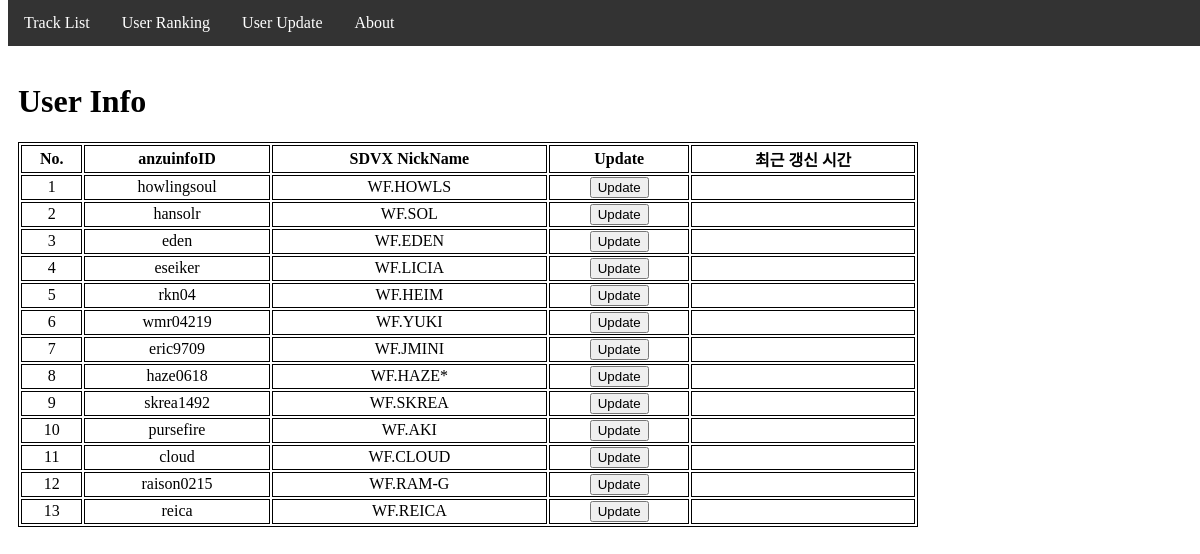
Page /UserInfoUpdate on the earlier database version.
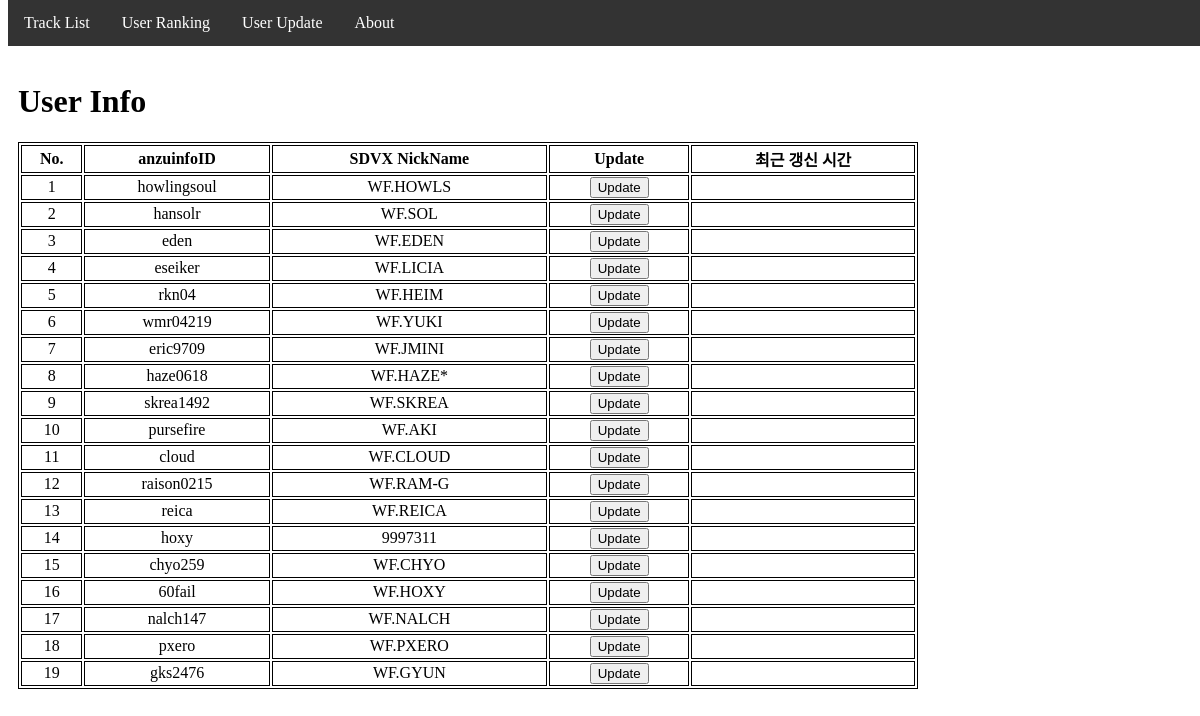
Same page on the later database version.
### tables this page shows
CREATE TABLE "UserInfo" (
	"UserNumber"	INTEGER NOT NULL,
	"UserID"	TEXT NOT NULL,
	"UserName"	TEXT, PUCCount INTEGER, FirstRankCount INTEGER, PUCEXHupperCount INTEGER,
	PRIMARY KEY("UserNumber")
);

### run.py (the view)
@app.route('/UserInfoUpdate')
def UserInfoUpdate():
    conn = sqlite3.connect("SDVXRanking.db")
    cur = conn.cursor()
    sql = "select * from UserInfo;"
    cur.execute(sql)
    UserList = cur.fetchall()
    conn.close()
    return render_template('UserInfoUpdate.html', UserList=UserList)

### templates/UserInfoUpdate.html (shortened to what this page needs)
{% extends 'layout.html' %}
{% block content %}
<div>
      <h1 style="margin-left:10px;">User Info</h1>
      <div class="RankingTable">
        <table>
          <th>No.</th>
          <th>anzuinfoID</th>
          <th>SDVX NickName</th>
          <th>Update</th>
          <th>최근 갱신 시간</th>
          {% for user in UserList %}
          <tr>
              {% for elem in user[0:3] %}
                <td>{{elem}}</td>
              {% endfor %}
              <td>
                <input type="button" value="Update" onclick="UpdateCheck('{{user[1]}}')">
              </td>
              <td>
              </td>
          </tr>
          {% endfor %}
        </table>
      </div>
</div>
<br/>
{% endblock %}

### templates/layout.html (shortened to what this page needs)
<!DOCTYPE HTML>
<html>
  <head>
    <link rel="stylesheet" href="{{ url_for('static', filename='css/mainpage.css') }}">
  </head>
  <body>
      <div class="topmenu">
        <ul>
          <li><a href={{url_for('MainIndex')}}>Track List</a></li>
          <li><a href="{{url_for('UserRanking')}}">User Ranking</a></li>
          <li><a href="{{url_for('UserInfoUpdate')}}">User Update</a></li>
          <li><a href="{{url_for('About')}}">About</a></li>
        </ul>
      </div>
    <br /><br /><br />
      {% block content %}{% endblock %}
  </body>
</html>

### static/css/mainpage.css (style rules this page uses)
.TrackList th, td { border: 1px solid black; }
.RankingTable table { width: 900px; border: 1px solid black; text-align: center; margin: 5px 10px 10px 10px; }
.RankingTable th, td { border: 1px solid black; }
.UserRankingTable th, td { border: 1px solid black; }
.topmenu ul { list-style-type: none; margin: 0; padding: 0; overflow: hidden; background-color: #333; position: fixed; top: 0; bottom: 10; width: 100%; }
.topmenu li { float: left; }
.topmenu li a { display: block; color: white; text-align: center; padding: 14px 16px; text-decoration: none; }

Differences in the rows shown:
added UserInfo: 3 "14", UserID "hoxy", UserName "9997311"
added UserInfo: 3 "15", UserID "chyo259", UserName "WF.CHYO"
added UserInfo: 3 "16", UserID "60fail", UserName "WF.HOXY"
added UserInfo: 3 "17", UserID "nalch147", UserName "WF.NALCH"
added UserInfo: 3 "18", UserID "pxero", UserName "WF.PXERO"
added UserInfo: 3 "19", UserID "gks2476", UserName "WF.GYUN"
